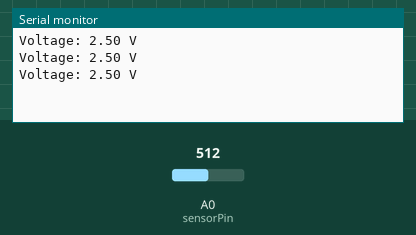
Bench run of a sketch on a simulated Arduino Uno, built with avr-gcc and run on an emulated ATmega328P. Shown: the last lines printed to the serial monitor. The test bench sets the inputs (shaded band); at power-on: A0 (sensorPin) = 512.

Above: at 1.3 s.
1.4 s: A0 (sensorPin) set to 716
At 1.9 s:
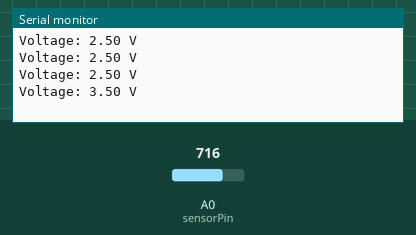
2.9 s: A0 (sensorPin) set to 900
At 3.4 s:
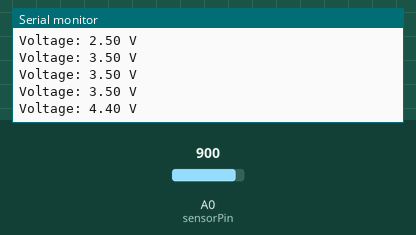
Timing chart, 0 to 5.9 s (numbered marks = the images above; inputs shaded):
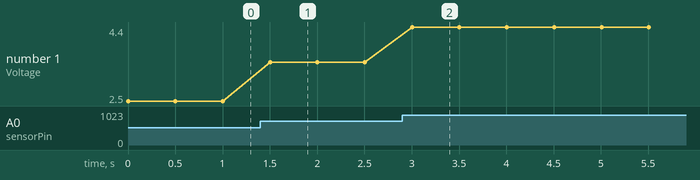

Measured:
- after the input at 1.4 s, the serial monitor: prints a new line after 0.10 s (image 1)
- after the input at 2.9 s, the serial monitor: prints a new line after 0.10 s (image 2)
- plotted number 1: 2.5 → 3.5 after the input at 1.4 s, 3.5 → 4.4 after the input at 2.9 s

The sketch:

voltmetre_mega.ino
```cpp
const int sensorPin = A0; // Pin where the voltage sensor is connected
const float referenceVoltage = 5.0; // Reference voltage of Arduino (5V for most boards)
const int resolution = 1023; // 10-bit ADC resolution (0-1023)

void setup() {
    Serial.begin(115200); // Start serial communication at 9600 baud
}

void loop() {
    int sensorValue = analogRead(sensorPin); // Read the analog input
    float voltage = (sensorValue * referenceVoltage) / resolution; // Convert to voltage
     //float voltage = (sensorValue); // Convert to voltage

    Serial.print("Voltage: ");
    Serial.print(voltage);
    Serial.println(" V");

    delay(500); // Wait half a second before the next reading
}
// 0v -> 0
// 5v -> 203
// 10v -> 404
// 15v -> 606
// 20v -> 808
```
